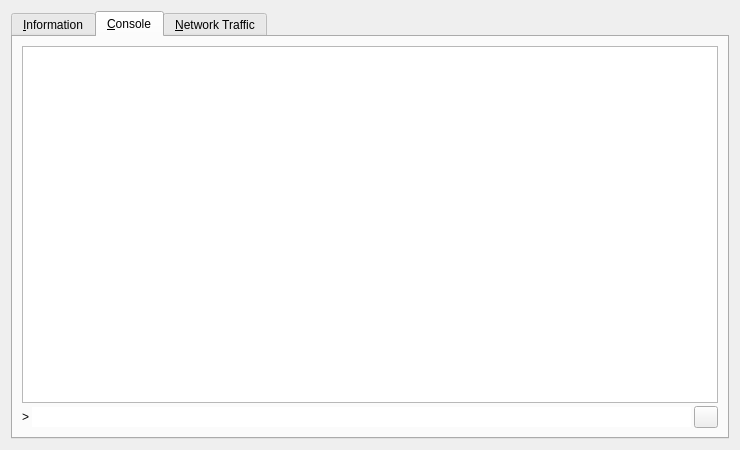
<?xml version="1.0" encoding="UTF-8"?>
<ui version="4.0">
 <class>RPCConsole</class>
 <widget class="QDialog" name="RPCConsole">
  <property name="geometry">
   <rect>
    <x>0</x>
    <y>0</y>
    <width>740</width>
    <height>450</height>
   </rect>
  </property>
  <property name="windowTitle">
   <string>ion - Debug window</string>
  </property>
  <layout class="QVBoxLayout" name="verticalLayout_2">
   <item>
    <widget class="QTabWidget" name="tabWidget">
     <property name="currentIndex">
      <number>1</number>
     </property>
     <widget class="QWidget" name="tab_info">
      <attribute name="title">
       <string>&amp;Information</string>
      </attribute>
      <layout class="QGridLayout" name="gridLayout" columnstretch="0,1">
       <property name="horizontalSpacing">
        <number>12</number>
       </property>
       <item row="0" column="0">
        <widget class="QLabel" name="label_9">
         <property name="font">
          <font>
           <weight>75</weight>
           <bold>true</bold>
          </font>
         </property>
         <property name="text">
          <string>ion Core</string>
         </property>
        </widget>
       </item>
       <item row="1" column="0">
        <widget class="QLabel" name="label_5">
         <property name="text">
          <string>Client name</string>
         </property>
        </widget>
       </item>
       <item row="1" column="1">
        <widget class="QLabel" name="clientName">
         <property name="cursor">
          <cursorShape>IBeamCursor</cursorShape>
         </property>
         <property name="text">
          <string>N/A</string>
         </property>
         <property name="textFormat">
          <enum>Qt::PlainText</enum>
         </property>
         <property name="textInteractionFlags">
          <set>Qt::LinksAccessibleByMouse|Qt::TextSelectableByKeyboard|Qt::TextSelectableByMouse</set>
         </property>
        </widget>
       </item>
       <item row="2" column="0">
        <widget class="QLabel" name="label_6">
         <property name="text">
          <string>Client version</string>
         </property>
        </widget>
       </item>
       <item row="2" column="1">
        <widget class="QLabel" name="clientVersion">
         <property name="cursor">
          <cursorShape>IBeamCursor</cursorShape>
         </property>
         <property name="text">
          <string>N/A</string>
         </property>
         <property name="textFormat">
          <enum>Qt::PlainText</enum>
         </property>
         <property name="textInteractionFlags">
          <set>Qt::LinksAccessibleByMouse|Qt::TextSelectableByKeyboard|Qt::TextSelectableByMouse</set>
         </property>
        </widget>
       </item>
       <item row="3" column="0">
        <widget class="QLabel" name="label_14">
         <property name="text">
          <string>Using OpenSSL version</string>
         </property>
         <property name="indent">
          <number>10</number>
         </property>
        </widget>
       </item>
       <item row="3" column="1">
        <widget class="QLabel" name="openSSLVersion">
         <property name="cursor">
          <cursorShape>IBeamCursor</cursorShape>
         </property>
         <property name="text">
          <string>N/A</string>
         </property>
         <property name="textFormat">
          <enum>Qt::PlainText</enum>
         </property>
         <property name="textInteractionFlags">
          <set>Qt::LinksAccessibleByMouse|Qt::TextSelectableByKeyboard|Qt::TextSelectableByMouse</set>
         </property>
        </widget>
       </item>
       <item row="4" column="0">
        <widget class="QLabel" name="label_12">
         <property name="text">
          <string>Build date</string>
         </property>
        </widget>
       </item>
       <item row="4" column="1">
        <widget class="QLabel" name="buildDate">
         <property name="cursor">
          <cursorShape>IBeamCursor</cursorShape>
         </property>
         <property name="text">
          <string>N/A</string>
         </property>
         <property name="textFormat">
          <enum>Qt::PlainText</enum>
         </property>
         <property name="textInteractionFlags">
          <set>Qt::LinksAccessibleByMouse|Qt::TextSelectableByKeyboard|Qt::TextSelectableByMouse</set>
         </property>
        </widget>
       </item>
       <item row="5" column="0">
        <widget class="QLabel" name="label_13">
         <property name="text">
          <string>Startup time</string>
         </property>
        </widget>
       </item>
       <item row="5" column="1">
        <widget class="QLabel" name="startupTime">
         <property name="cursor">
          <cursorShape>IBeamCursor</cursorShape>
         </property>
         <property name="text">
          <string>N/A</string>
         </property>
         <property name="textFormat">
          <enum>Qt::PlainText</enum>
         </property>
         <property name="textInteractionFlags">
          <set>Qt::LinksAccessibleByMouse|Qt::TextSelectableByKeyboard|Qt::TextSelectableByMouse</set>
         </property>
        </widget>
       </item>
       <item row="6" column="0">
        <widget class="QLabel" name="label_11">
         <property name="font">
          <font>
           <weight>75</weight>
           <bold>true</bold>
          </font>
         </property>
         <property name="text">
          <string>Network</string>
         </property>
        </widget>
       </item>
       <item row="7" column="0">
        <widget class="QLabel" name="label_7">
         <property name="text">
          <string>Number of connections</string>
         </property>
        </widget>
       </item>
       <item row="7" column="1">
        <widget class="QLabel" name="numberOfConnections">
         <property name="cursor">
          <cursorShape>IBeamCursor</cursorShape>
         </property>
         <property name="text">
          <string>N/A</string>
         </property>
         <property name="textFormat">
          <enum>Qt::PlainText</enum>
         </property>
         <property name="textInteractionFlags">
          <set>Qt::LinksAccessibleByMouse|Qt::TextSelectableByKeyboard|Qt::TextSelectableByMouse</set>
         </property>
        </widget>
       </item>
       <item row="8" column="0">
        <widget class="QLabel" name="label_15">
         <property name="text">
          <string>Number of masternodes</string>
         </property>
        </widget>
       </item>
       <item row="8" column="1">
        <widget class="QLabel" name="masternodeCount">
         <property name="cursor">
          <cursorShape>IBeamCursor</cursorShape>
         </property>
         <property name="text">
          <string>N/A</string>
         </property>
         <property name="textFormat">
          <enum>Qt::PlainText</enum>
         </property>
         <property name="textInteractionFlags">
          <set>Qt::LinksAccessibleByMouse|Qt::TextSelectableByKeyboard|Qt::TextSelectableByMouse</set>
         </property>
        </widget>
       </item>
       <item row="9" column="0">
        <widget class="QLabel" name="label_8">
         <property name="text">
          <string>On testnet</string>
         </property>
        </widget>
       </item>
       <item row="8" column="1">
        <widget class="QCheckBox" name="isTestNet">
         <property name="enabled">
          <bool>false</bool>
         </property>
         <property name="text">
          <string/>
         </property>
        </widget>
       </item>
       <item row="9" column="0">
        <widget class="QLabel" name="label_10">
         <property name="font">
          <font>
           <weight>75</weight>
           <bold>true</bold>
          </font>
         </property>
         <property name="text">
          <string>Block chain</string>
         </property>
        </widget>
       </item>
       <item row="10" column="0">
        <widget class="QLabel" name="label_3">
         <property name="text">
          <string>Current number of blocks</string>
         </property>
        </widget>
       </item>
       <item row="10" column="1">
        <widget class="QLabel" name="numberOfBlocks">
         <property name="cursor">
          <cursorShape>IBeamCursor</cursorShape>
         </property>
         <property name="text">
          <string>N/A</string>
         </property>
         <property name="textFormat">
          <enum>Qt::PlainText</enum>
         </property>
         <property name="textInteractionFlags">
          <set>Qt::LinksAccessibleByMouse|Qt::TextSelectableByKeyboard|Qt::TextSelectableByMouse</set>
         </property>
        </widget>
       </item>
       <item row="11" column="0">
        <widget class="QLabel" name="label_2">
         <property name="text">
          <string>Last block time</string>
         </property>
        </widget>
       </item>
       <item row="11" column="1">
        <widget class="QLabel" name="lastBlockTime">
         <property name="cursor">
          <cursorShape>IBeamCursor</cursorShape>
         </property>
         <property name="text">
          <string>N/A</string>
         </property>
         <property name="textFormat">
          <enum>Qt::PlainText</enum>
         </property>
         <property name="textInteractionFlags">
          <set>Qt::LinksAccessibleByMouse|Qt::TextSelectableByKeyboard|Qt::TextSelectableByMouse</set>
         </property>
        </widget>
       </item>
       <item row="12" column="0">
        <spacer name="verticalSpacer_2">
         <property name="orientation">
          <enum>Qt::Vertical</enum>
         </property>
         <property name="sizeHint" stdset="0">
          <size>
           <width>20</width>
           <height>20</height>
          </size>
         </property>
        </spacer>
       </item>
       <item row="13" column="0">
        <widget class="QLabel" name="labelDebugLogfile">
         <property name="font">
          <font>
           <weight>75</weight>
           <bold>true</bold>
          </font>
         </property>
         <property name="text">
          <string>Debug log file</string>
         </property>
        </widget>
       </item>
       <item row="14" column="0">
        <widget class="QPushButton" name="openDebugLogfileButton">
         <property name="toolTip">
          <string>Open the ion debug log file from the current data directory. This can take a few seconds for large log files.</string>
         </property>
         <property name="text">
          <string>&amp;Open</string>
         </property>
         <property name="autoDefault">
          <bool>false</bool>
         </property>
        </widget>
       </item>
       <item row="15" column="0">
        <widget class="QLabel" name="labelCLOptions">
         <property name="font">
          <font>
           <weight>75</weight>
           <bold>true</bold>
          </font>
         </property>
         <property name="text">
          <string>Command-line options</string>
         </property>
        </widget>
       </item>
       <item row="16" column="0">
        <widget class="QPushButton" name="showCLOptionsButton">
         <property name="toolTip">
          <string>Show the ion-Qt help message to get a list with possible ion command-line options.</string>
         </property>
         <property name="text">
          <string>&amp;Show</string>
         </property>
         <property name="autoDefault">
          <bool>false</bool>
         </property>
        </widget>
       </item>
       <item row="17" column="0">
        <spacer name="verticalSpacer">
         <property name="orientation">
          <enum>Qt::Vertical</enum>
         </property>
         <property name="sizeHint" stdset="0">
          <size>
           <width>20</width>
           <height>40</height>
          </size>
         </property>
        </spacer>
       </item>
      </layout>
     </widget>
     <widget class="QWidget" name="tab_console">
      <attribute name="title">
       <string>&amp;Console</string>
      </attribute>
      <layout class="QVBoxLayout" name="verticalLayout_3">
       <property name="spacing">
        <number>3</number>
       </property>
       <item>
        <widget class="QTextEdit" name="messagesWidget">
         <property name="minimumSize">
          <size>
           <width>0</width>
           <height>100</height>
          </size>
         </property>
         <property name="readOnly">
          <bool>true</bool>
         </property>
         <property name="tabKeyNavigation" stdset="0">
          <bool>false</bool>
         </property>
         <property name="columnCount" stdset="0">
          <number>2</number>
         </property>
        </widget>
       </item>
       <item>
        <layout class="QHBoxLayout" name="horizontalLayout">
         <property name="spacing">
          <number>3</number>
         </property>
         <item>
          <widget class="QLabel" name="label">
           <property name="text">
            <string notr="true">&gt;</string>
           </property>
          </widget>
         </item>
         <item>
          <widget class="QLineEdit" name="lineEdit">
           <property name="frame">
            <bool>false</bool>
           </property>
          </widget>
         </item>
         <item>
          <widget class="QPushButton" name="clearButton">
           <property name="maximumSize">
            <size>
             <width>24</width>
             <height>24</height>
            </size>
           </property>
           <property name="toolTip">
            <string>Clear console</string>
           </property>
           <property name="text">
            <string/>
           </property>
           <property name="icon">
            <iconset resource="../bitcoin.qrc">
             <normaloff>:/icons/remove</normaloff>:/icons/remove</iconset>
           </property>
           <property name="shortcut">
            <string notr="true">Ctrl+L</string>
           </property>
           <property name="autoDefault">
            <bool>false</bool>
           </property>
          </widget>
         </item>
        </layout>
       </item>
      </layout>
     </widget>
     <widget class="QWidget" name="tab">
      <attribute name="title">
       <string>&amp;Network Traffic</string>
      </attribute>
      <layout class="QHBoxLayout" name="horizontalLayout_3">
       <item>
        <layout class="QVBoxLayout" name="verticalLayout_4">
         <item>
          <widget class="TrafficGraphWidget" name="trafficGraph" native="true">
           <property name="sizePolicy">
            <sizepolicy hsizetype="Expanding" vsizetype="Expanding">
             <horstretch>0</horstretch>
             <verstretch>0</verstretch>
            </sizepolicy>
           </property>
          </widget>
         </item>
         <item>
          <layout class="QHBoxLayout" name="horizontalLayout_2">
           <item>
            <widget class="QSlider" name="sldGraphRange">
             <property name="minimum">
              <number>1</number>
             </property>
             <property name="maximum">
              <number>288</number>
             </property>
             <property name="pageStep">
              <number>12</number>
             </property>
             <property name="value">
              <number>6</number>
             </property>
             <property name="orientation">
              <enum>Qt::Horizontal</enum>
             </property>
            </widget>
           </item>
           <item>
            <widget class="QLabel" name="lblGraphRange">
             <property name="minimumSize">
              <size>
               <width>100</width>
               <height>0</height>
              </size>
             </property>
             <property name="alignment">
              <set>Qt::AlignCenter</set>
             </property>
            </widget>
           </item>
           <item>
            <widget class="QPushButton" name="btnClearTrafficGraph">
             <property name="text">
              <string>&amp;Clear</string>
             </property>
            </widget>
           </item>
          </layout>
         </item>
        </layout>
       </item>
       <item>
        <layout class="QVBoxLayout" name="verticalLayout">
         <item>
          <widget class="QGroupBox" name="groupBox">
           <property name="title">
            <string>Totals</string>
           </property>
           <layout class="QVBoxLayout" name="verticalLayout_5">
            <item>
             <layout class="QHBoxLayout" name="horizontalLayout_4">
              <item>
               <widget class="Line" name="line">
                <property name="sizePolicy">
                 <sizepolicy hsizetype="Fixed" vsizetype="Fixed">
                  <horstretch>0</horstretch>
                  <verstretch>0</verstretch>
                 </sizepolicy>
                </property>
                <property name="minimumSize">
                 <size>
                  <width>10</width>
                  <height>0</height>
                 </size>
                </property>
                <property name="palette">
                 <palette>
                  <active>
                   <colorrole role="Light">
                    <brush brushstyle="SolidPattern">
                     <color alpha="255">
                      <red>0</red>
                      <green>255</green>
                      <blue>0</blue>
                     </color>
                    </brush>
                   </colorrole>
                  </active>
                  <inactive>
                   <colorrole role="Light">
                    <brush brushstyle="SolidPattern">
                     <color alpha="255">
                      <red>0</red>
                      <green>255</green>
                      <blue>0</blue>
                     </color>
                    </brush>
                   </colorrole>
                  </inactive>
                  <disabled>
                   <colorrole role="Light">
                    <brush brushstyle="SolidPattern">
                     <color alpha="255">
                      <red>0</red>
                      <green>255</green>
                      <blue>0</blue>
                     </color>
                    </brush>
                   </colorrole>
                  </disabled>
                 </palette>
                </property>
                <property name="orientation">
                 <enum>Qt::Horizontal</enum>
                </property>
               </widget>
              </item>
              <item>
               <widget class="QLabel" name="label_16">
                <property name="text">
                 <string>In:</string>
                </property>
               </widget>
              </item>
              <item>
               <widget class="QLabel" name="lblBytesIn">
                <property name="minimumSize">
                 <size>
                  <width>50</width>
                  <height>0</height>
                 </size>
                </property>
                <property name="alignment">
                 <set>Qt::AlignRight|Qt::AlignTrailing|Qt::AlignVCenter</set>
                </property>
               </widget>
              </item>
             </layout>
            </item>
            <item>
             <layout class="QHBoxLayout" name="horizontalLayout_5">
              <item>
               <widget class="Line" name="line_2">
                <property name="sizePolicy">
                 <sizepolicy hsizetype="Fixed" vsizetype="Fixed">
                  <horstretch>0</horstretch>
                  <verstretch>0</verstretch>
                 </sizepolicy>
                </property>
                <property name="minimumSize">
                 <size>
                  <width>10</width>
                  <height>0</height>
                 </size>
                </property>
                <property name="palette">
                 <palette>
                  <active>
                   <colorrole role="Light">
                    <brush brushstyle="SolidPattern">
                     <color alpha="255">
                      <red>255</red>
                      <green>0</green>
                      <blue>0</blue>
                     </color>
                    </brush>
                   </colorrole>
                  </active>
                  <inactive>
                   <colorrole role="Light">
                    <brush brushstyle="SolidPattern">
                     <color alpha="255">
                      <red>255</red>
                      <green>0</green>
                      <blue>0</blue>
                     </color>
                    </brush>
                   </colorrole>
                  </inactive>
                  <disabled>
                   <colorrole role="Light">
                    <brush brushstyle="SolidPattern">
                     <color alpha="255">
                      <red>255</red>
                      <green>0</green>
                      <blue>0</blue>
                     </color>
                    </brush>
                   </colorrole>
                  </disabled>
                 </palette>
                </property>
                <property name="orientation">
                 <enum>Qt::Horizontal</enum>
                </property>
               </widget>
              </item>
              <item>
               <widget class="QLabel" name="label_17">
                <property name="text">
                 <string>Out:</string>
                </property>
               </widget>
              </item>
              <item>
               <widget class="QLabel" name="lblBytesOut">
                <property name="minimumSize">
                 <size>
                  <width>50</width>
                  <height>0</height>
                 </size>
                </property>
                <property name="alignment">
                 <set>Qt::AlignRight|Qt::AlignTrailing|Qt::AlignVCenter</set>
                </property>
               </widget>
              </item>
             </layout>
            </item>
            <item>
             <spacer name="verticalSpacer_4">
              <property name="orientation">
               <enum>Qt::Vertical</enum>
              </property>
              <property name="sizeHint" stdset="0">
               <size>
                <width>20</width>
                <height>407</height>
               </size>
              </property>
             </spacer>
            </item>
           </layout>
          </widget>
         </item>
        </layout>
       </item>
      </layout>
     </widget>
    </widget>
   </item>
  </layout>
 </widget>
 <customwidgets>
  <customwidget>
   <class>TrafficGraphWidget</class>
   <extends>QWidget</extends>
   <header>trafficgraphwidget.h</header>
   <container>1</container>
   <slots>
    <slot>clear()</slot>
   </slots>
  </customwidget>
 </customwidgets>
 <resources>
  <include location="../bitcoin.qrc"/>
 </resources>
 <connections/>
</ui>
